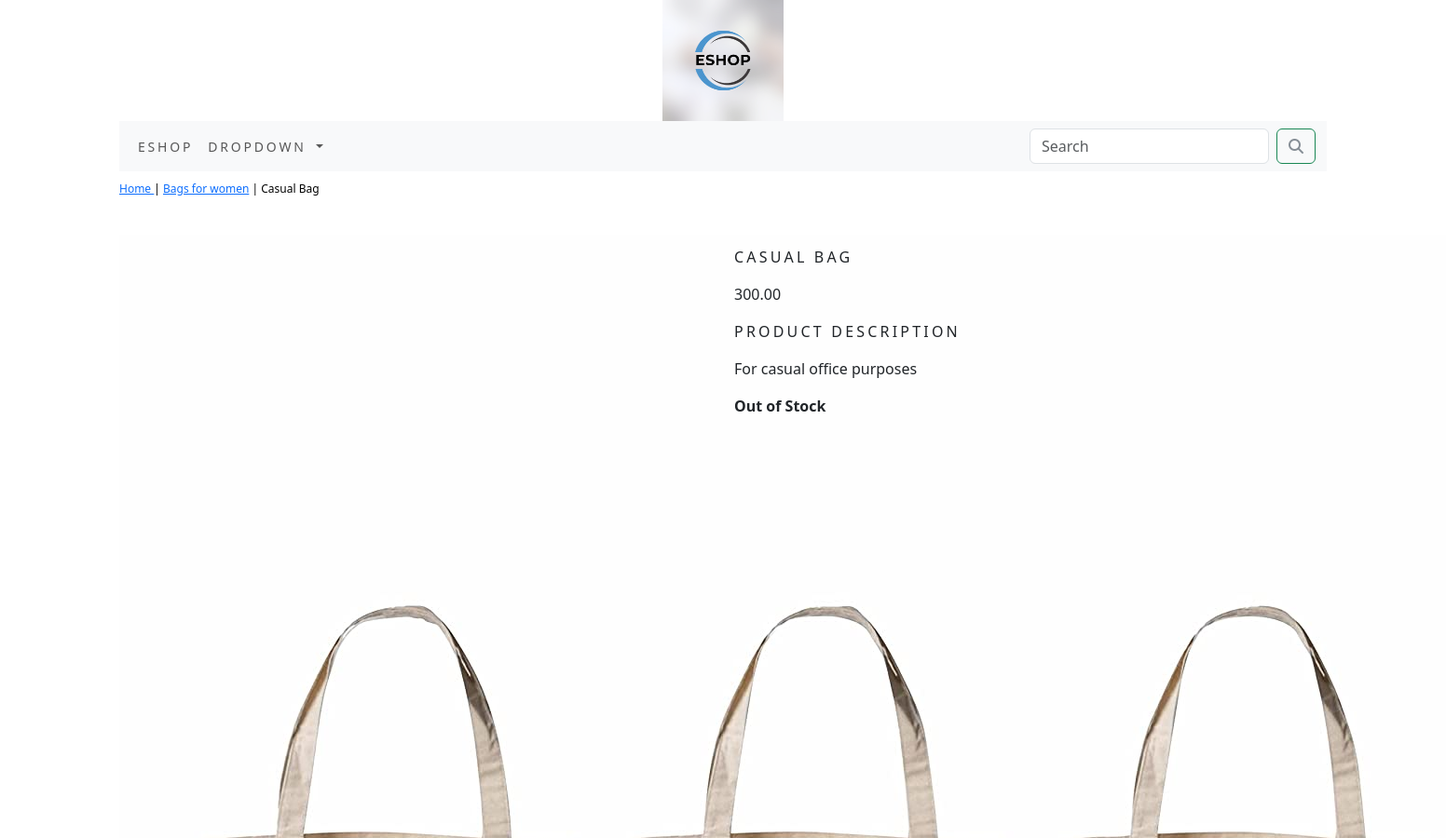
Page /eshop/bags-for-women/casual-bag/ (upper part) on the earlier database version.
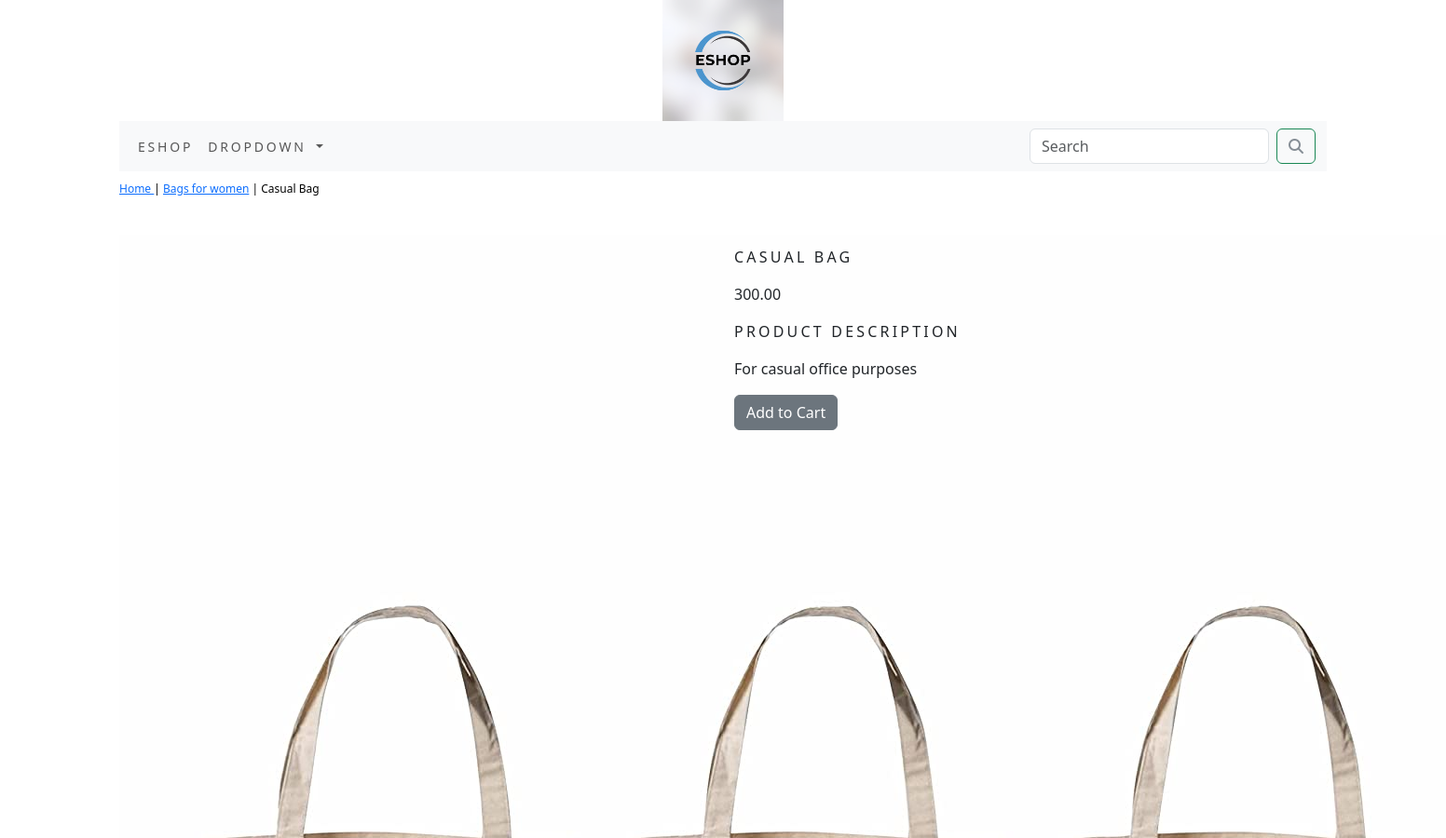
Same page on the later database version.
### eshop/models.py (models this page shows, shortened)
class Product(models.Model):
    name=models.CharField(max_length=250,unique=True)
    slug=models.SlugField(max_length=250, unique=True)
    description=models.TextField(blank=True)
    price=models.DecimalField(max_digits=10, decimal_places=2)
    category=models.ForeignKey(Category, on_delete=models.CASCADE)
    stock=models.IntegerField()
    available=models.BooleanField(default=True)
    image=models.ImageField(upload_to='product', blank=True)
    created=models.DateTimeField(auto_now_add=True)
    updated=models.DateTimeField(auto_now=True)
    class Meta:
        ordering=('name',)
        verbose_name='product'
        verbose_name_plural='products'

class Category(models.Model):
    name=models.CharField(max_length=250, unique=True)
    slug=models.SlugField(max_length=250,unique=True)
    description=models.TextField(blank=True)
    image=models.ImageField(upload_to='category', blank=True)
    class Meta:
        ordering=('name',)
        verbose_name='category'
        verbose_name_plural='categories'
    def get_url(self):
        return reverse('eshop:products_by_category', args=[self.slug])
    def __str__(self):
        return '{}' .format(self.name)

### eshop/views.py (the view)
# urls.py: path('<slug:c_slug>/<slug:product_slug>/', views.proDetail, name='prodCatdetail')
def proDetail(request, c_slug, product_slug):
    try:
        product=Product.objects.get(category__slug=c_slug, slug=product_slug)
    except Exception as e:
        raise e
    return render(request, 'product.html', {'product': product})

### cart/context_processors.py (called while the page is built)
def counter(request):
    item_count=0
    if 'admin' in request.path:
        return  {}
    else:
        try:
            cart=Cart.objects.filter(cart_id=_cart_id(request))
            cart_items=CartItem.objects.all().filter(cart=cart[:1])
            for cart_item in cart_items:
                item_count += cart_item.quantity
        except Cart.DoesNotExist:
            item_count = 0
    return dict(item_count=item_count)

### cart/views.py (called while the page is built)
def _cart_id(request):
    cart=request.session.session_key
    if not cart:
        cart=request.session.create()
    return cart

### eshop/context_processors.py (called while the page is built)
def menu_links(request):
    links=Category.objects.all()
    return dict(links=links)

### templates/product.html (shortened to what this page needs)
{% extends 'base.html' %}
{% load static %}
{% block content %}
<div class="row my_prod_row_class">
  <div class="mx_auto">
    <p><a href="{% url 'eshop:allProdCat' %}"> Home </a> | <a href="{{product.category.get_url}}">{{product.category}}</a> | {{product.name}} </p>
  </div>
<div class="container">
<br>
<div class="row">
    <div class="col-12 col-sm-12 col-md-12 col-lg-6 text-center">
        <div style="min-width:18rem;">
            <img src="{{product.image.url}}" alt="{{product.name}}">
        </div>
    </div>
 <div class="col-12 col-sm-12 col-md-12 col-lg-6">
      <div>
           <h1 class="my_prod_title">{{product.name}}</h1>
           <p>{{product.price}}</p>
           <p class="my_title"> Product Description </p>
           <p class="text-justify my_prod_text">{{product.description}}</p>
           {% if product.stock <= 0 %}
           <p class="text-justify my_prod_text"><b> Out of Stock </b></p>
           {% else %}
           <a class="btn btn-secondary" href="{% url 'cart:add_cart' product.id %}"> Add to Cart </a>
           {% endif %}
      </div>
 </div>
</div>
</div>
</div>
{% endblock %}

### templates/base.html (shortened to what this page needs)
{% load static %}
<!DOCTYPE html>
<html class="min-vh-100" lang="en" >
<head>
    <link rel="stylesheet" href="{% static 'css/custom.css' %}">
    <link href="{% static 'css/bootstrap.min.css' %}" rel="stylesheet">
</head>
<body class= "d-flex flex-column min-vh-100">
<div class="container">
{% include 'header.html'%}
{% include 'navbar.html' %}
{% block content %}
{% endblock %}
</div>
</body>
</html>

### templates/header.html
{% load static %}
<header>
    <center>
         <a href="{% url 'eshop:allProdCat' %}"> <img src="{% static 'img/logo.png' %}" alt="logimage" style="width:130px; height:130px;"></a>
    </center>
</header>

### templates/navbar.html (shortened to what this page needs)
<nav class="navbar navbar-expand-lg bg-body-tertiary">
  <div class="container-fluid">
    <div class="collapse navbar-collapse" id="navbarSupportedContent">
      <ul class="navbar-nav me-auto mb-2 mb-lg-0">
        <li class="nav-item">
          <a class="nav-link" href="{% url 'eshop:allProdCat' %}">Eshop</a>
        </li>
        <li class="nav-item dropdown {% if 'eshop' in request.path %} active {% endif %}">
          <a class="nav-link dropdown-toggle" href="#" role="button" data-bs-toggle="dropdown" aria-expanded="false">
            Dropdown
          </a>
        </li>
      </ul>
      <form class="d-flex" action="{% url 'search_app:SearchResult' %}" method="get">
        <input class="form-control me-2" type="search" placeholder="Search" name="q" aria-label="Search">
        <button class="btn btn-outline-success" type="submit"><i class="custom_icon fa fa-search" aria-hidden="true"></i></button>
      </form>
    </div>
  </div>
</nav>

### static/css/custom.css (style rules this page uses)
body { font-family: 'Roboto', sans-serif; <link href="https://fonts.googleapis.com/css2?family=Roboto:wght@300&display=swap" rel="stylesheet"> }
.nav-item { letter-spacing:.2em; font-size:14px; text-transform:uppercase; }
html { position:relative; overflow:auto; margin:0; padding:0; }
.my_title { letter-spacing:.2em; font-size:16px; text-transform:uppercase; }
.my_prod_row_class { padding-top:10px; padding-bottom:10px; }
.my_prod_row_class .mx_auto { color:#000; font-size:12px; text-decoration:none; }
.my_prod_title { font-size:16px; letter-spacing:.2em; text-transform:uppercase; padding-top:15px; padding-bottom:10px; }
.my_prod_text { padding-right:20px; }
.custom_icon { text-decoration:none; color:#868e96 !important; font-weight: normal; }

Differences in the rows shown:
changed Product "CASUAL BAG": stock 0 → 3 (drawn)
Other differences:
text no longer shown: "Out of Stock"
text now shown: "Add to Cart"
